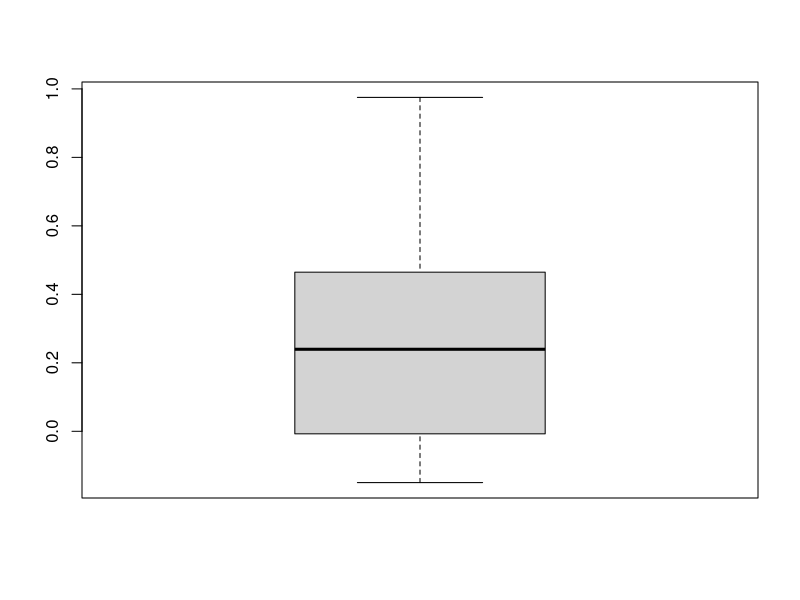
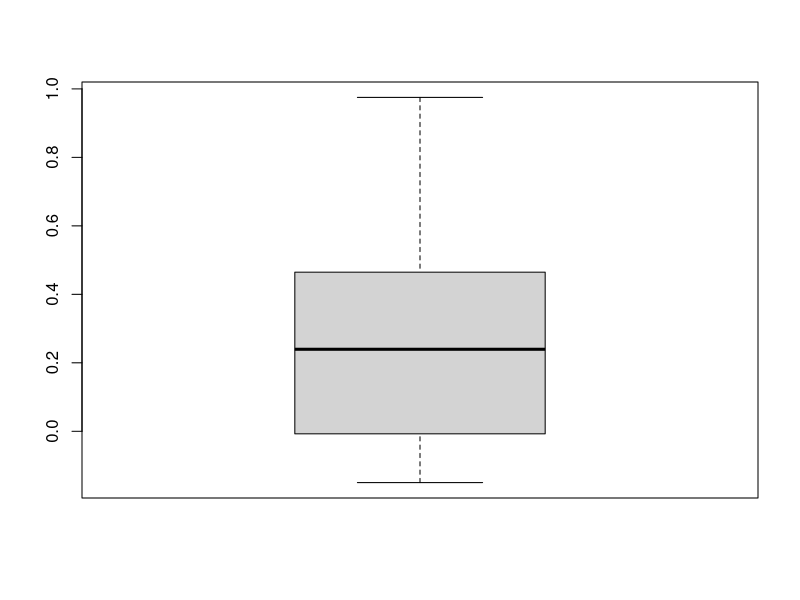
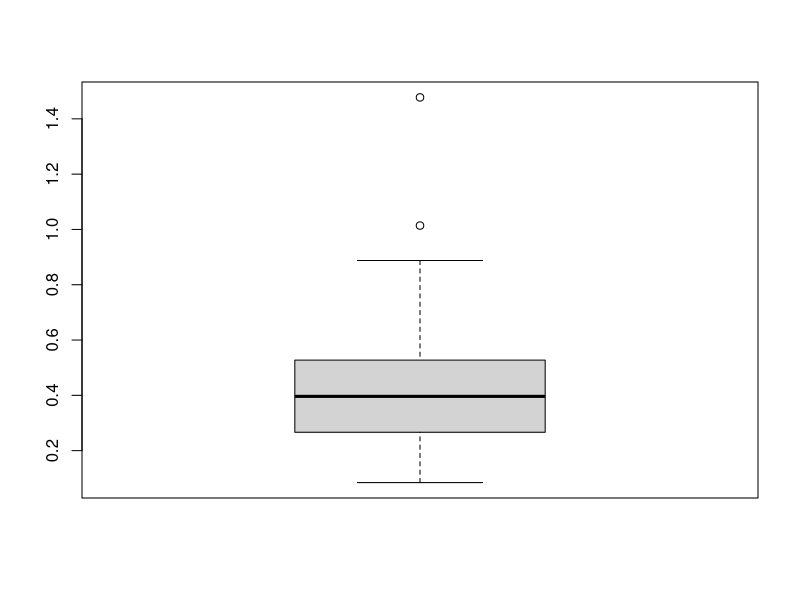
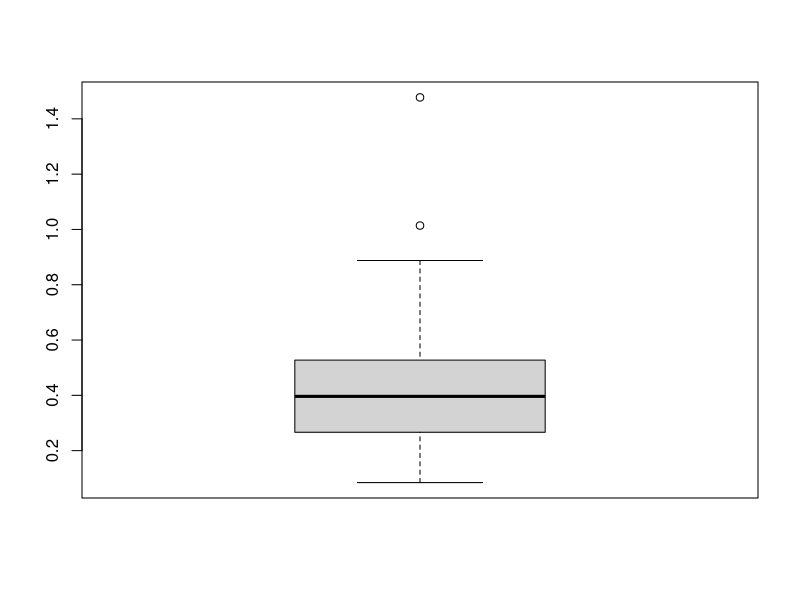
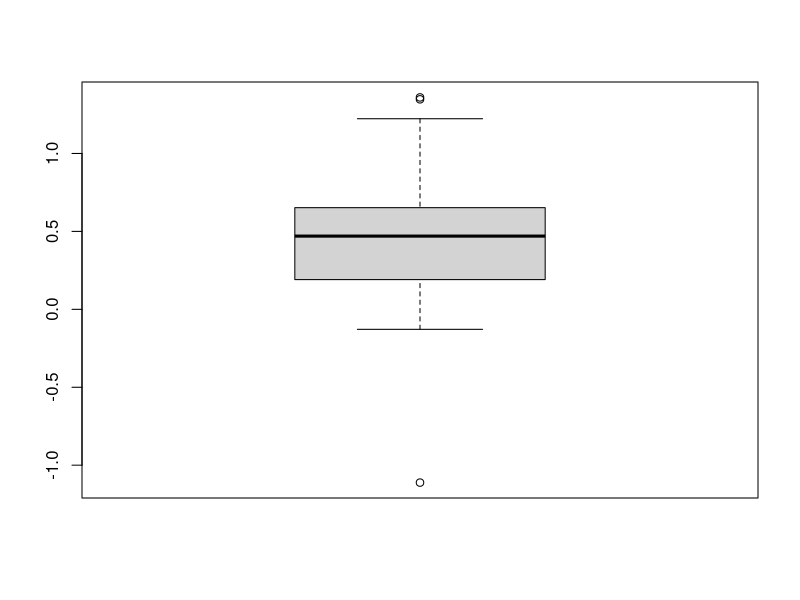
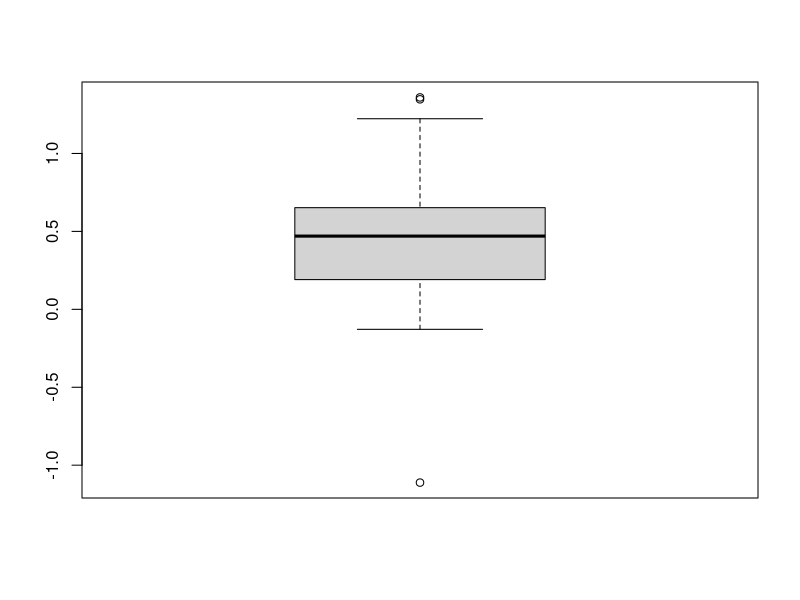
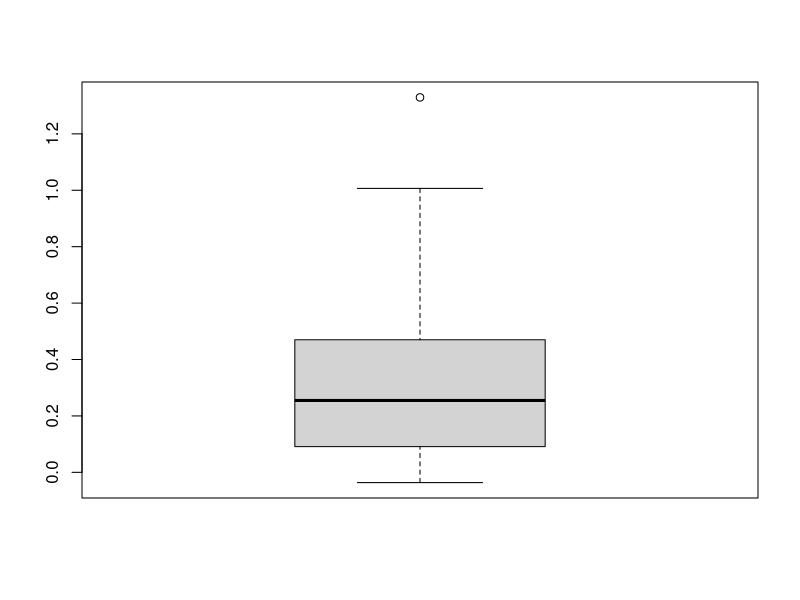
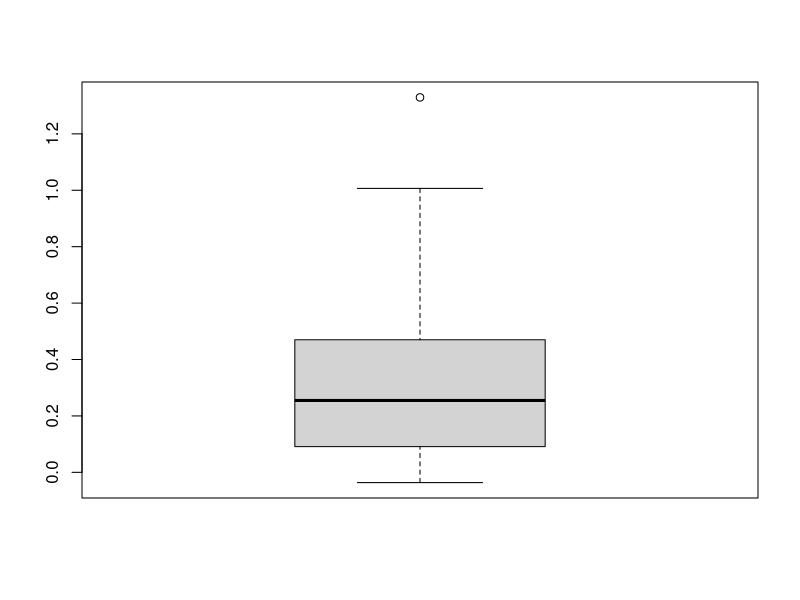

Reproduce these figures in R, in order. (Note: this script raises an error after producing the figures.)
library(tidyverse)
library(magrittr)

setwd(dirname(rstudioapi::getActiveDocumentContext()$path))

is_outlier <- function(x) {
  lower <- boxplot(log(x))$stats[1]
  upper <- boxplot(log(x))$stats[5]
  return(!between(log(x), lower, upper))
}

#---------------------------------------------------------------#
# 2AFC
#---------------------------------------------------------------#
df_chen <- read_csv("chen-2019-4a.csv") %>% 
  filter(stim == "word") %>% 
  rename(id = sub,
         new_item = item,
         new_resp = response,
         rt = RT) %>% 
  select(id, new_item, new_resp, correct, rt) %>% 
  mutate(new_item = ifelse(new_item == "new", 1, 0),
         new_resp = ifelse(new_resp == "new", 1, 0),
         id = dense_rank(id)) %>% 
  group_by(id) %>%
  mutate(trial_filter = is_outlier(rt)) %>% 
  ungroup() %>% 
  filter(!trial_filter) %>% 
  select(-trial_filter) %>% 
  write_csv("../application/2afc_task/data/2afc_data.csv")

#---------------------------------------------------------------#
# YES NO TASK
#---------------------------------------------------------------#
df_schnuerch <- read_csv("schnuerch-BA_oi_data.csv") %>% 
  filter(condition == "hehe") %>% 
  select(code, oldPic, answer, correct, time) %>% 
  rename(id = code,
         correct_resp = oldPic,
         resp = answer,
         rt = time) %>% 
  mutate(rt = rt / 1000,
         id = dense_rank(id)) %>% 
  group_by(id) %>% 
  mutate(trial_filter = is_outlier(rt)) %>% 
  ungroup() %>% 
  filter(!trial_filter) %>% 
  select(-trial_filter) %>% 
  write_csv("../application/yes_no_task//data/yes_no_data.csv")
